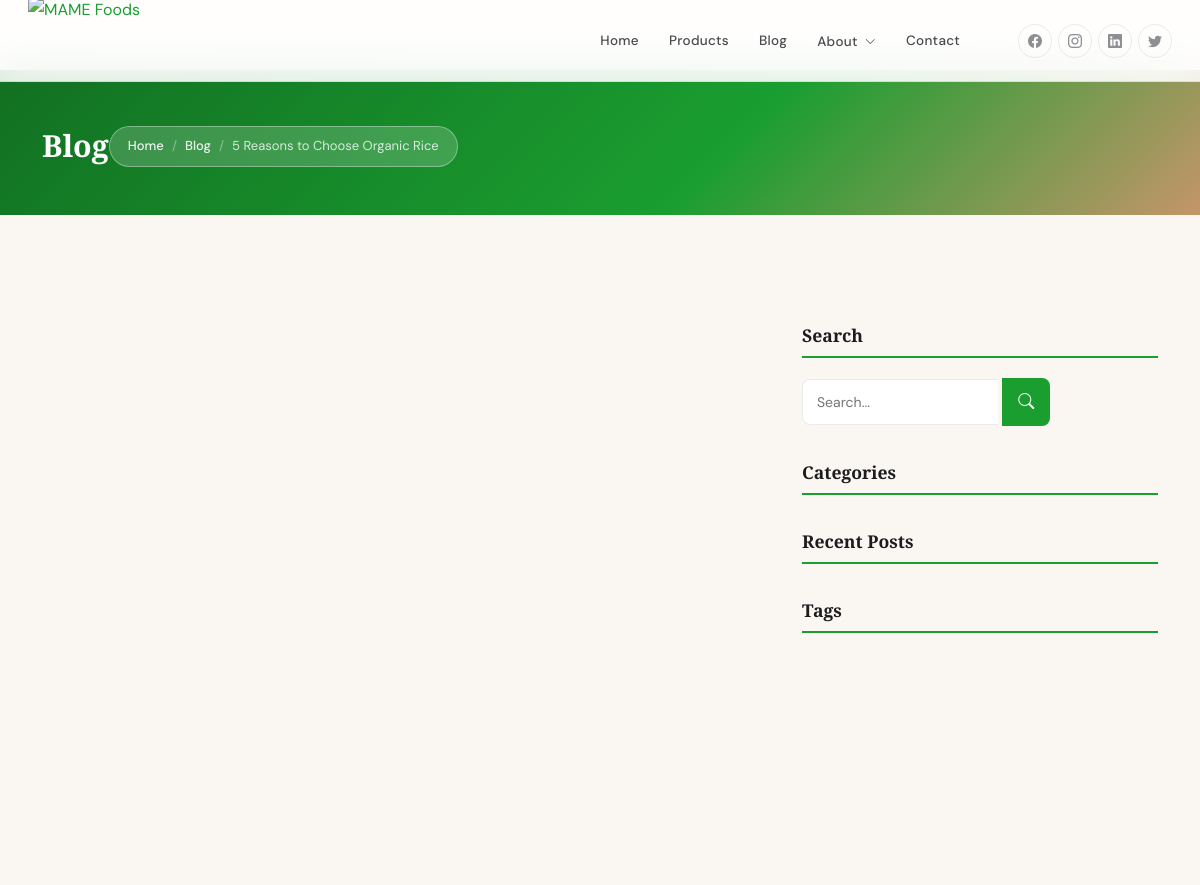
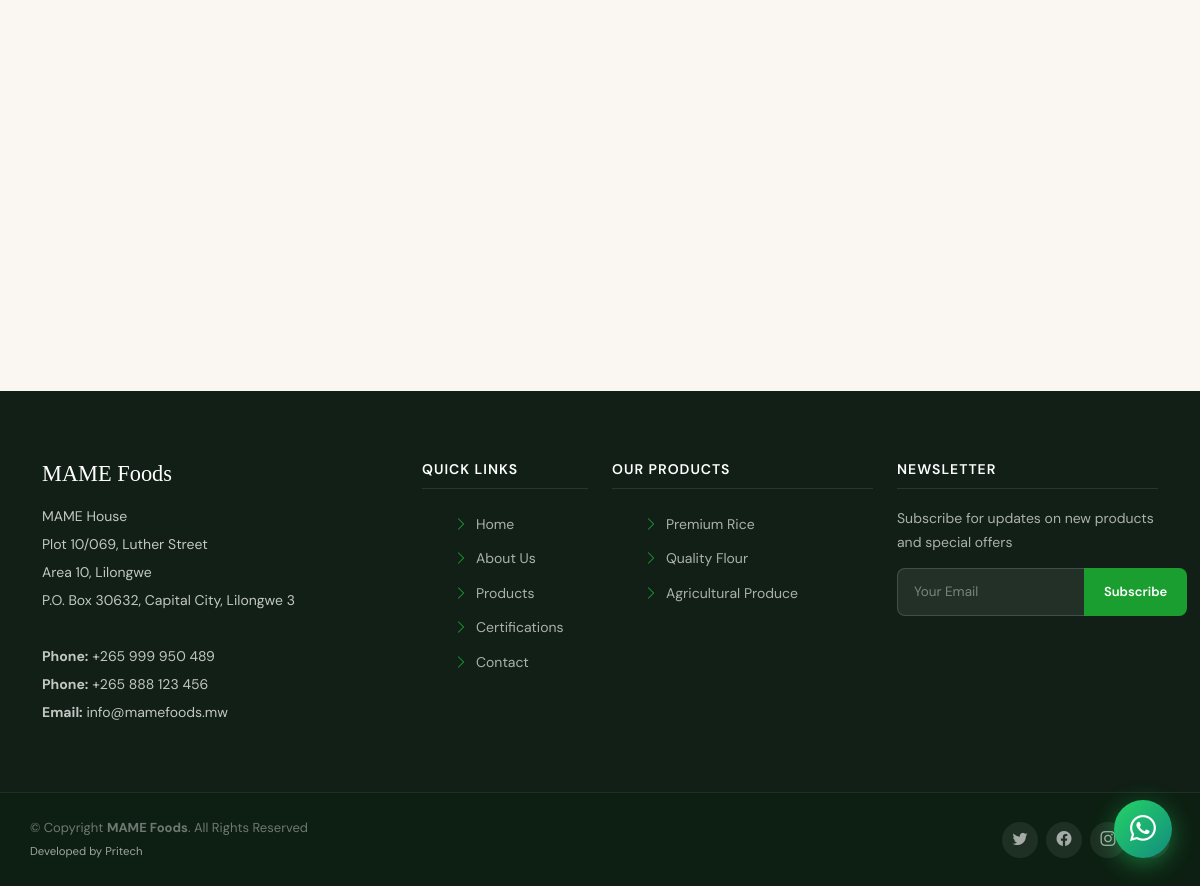
The page /blog/benefits-of-organic-rice/ on the database its author committed (2 pictures, top to bottom).
### main/models.py (models this page shows, shortened)
class BlogPost(models.Model):
    title = models.CharField(max_length=255)
    slug = models.SlugField(unique=True)
    content = models.TextField()
    excerpt = models.TextField(blank=True)
    featured_image = models.ImageField(upload_to='blog/')
    created_at = models.DateTimeField(default=timezone.now)
    updated_at = models.DateTimeField(auto_now=True)
    categories = models.ManyToManyField(Category)
    tags = models.ManyToManyField(Tag)

class SiteConfiguration(models.Model):
    site_name = models.CharField(max_length=100, default="MAME Foods")
    hero_slide1_title = models.CharField(max_length=200, blank=True,
                                         default="Welcome to MAME Foods")
    hero_slide1_subtitle = models.TextField(blank=True,
        default="Producer of Malawi's finest aromatic long grain rice, flour, and agricultural products")
    hero_slide1_image = models.ImageField(upload_to='hero/', blank=True, null=True,
        help_text="Leave empty to use static fallback (img/slide/slide-1.jpg)")
    hero_slide1_button_text = models.CharField(max_length=50, blank=True, default="Discover More")
    hero_slide1_button_link = models.CharField(max_length=200, blank=True, default="#about-us")
    hero_slide2_title = models.CharField(max_length=200, blank=True,
                                         default="Organic & Authentic Taste")
    hero_slide2_subtitle = models.TextField(blank=True,
        default='Experience the original "kumudzi" taste in every product we create')
    hero_slide2_image = models.ImageField(upload_to='hero/', blank=True, null=True)
    hero_slide2_button_text = models.CharField(max_length=50, blank=True, default="Our Products")
    hero_slide2_button_link = models.CharField(max_length=200, blank=True, default="#products")
    hero_slide3_title = models.CharField(max_length=200, blank=True,
                                         default="Quality Certified")
    hero_slide3_subtitle = models.TextField(blank=True,
        default="Pre-certified by Malawi Bureau of Standards with full certification underway")
    hero_slide3_image = models.ImageField(upload_to='hero/', blank=True, null=True)
    hero_slide3_button_text = models.CharField(max_length=50, blank=True, default="Our Certifications")
    hero_slide3_button_link = models.CharField(max_length=200, blank=True, default="#certifications")
    about_title = models.CharField(max_length=200, blank=True, default="About MAME Foods")
    about_subtitle = models.CharField(max_length=200, blank=True,
                                      default="Trusted indigenous brand providing authentic \"kumudzi\" taste")
    about_description = models.TextField(blank=True,
        default="MAME Foods is a producer and supplier of food stuffs in Malawi...")
    about_bullet1 = models.CharField(max_length=200, blank=True,
                                     default="Our rice is pre-certified by the Malawi Bureau of Standards")
    about_bullet2 = models.CharField(max_length=200, blank=True,
                                     default="Substantial progress towards full certification")
    about_bullet3 = models.CharField(max_length=200, blank=True,
                                     default="All products in different phases of certification process")
    about_closing = models.TextField(blank=True,
        default="Our drive is to give you quality organic food stuffs that maintain their original \"kumudzi\" taste at a good price.")
    show_about_section = models.BooleanField(default=True)
    show_products_section = models.BooleanField(default=True)
    show_certifications_section = models.BooleanField(default=True)
    products_section_title = models.CharField(max_length=200, blank=True, default="Our Products")
    products_section_subtitle = models.CharField(max_length=200, blank=True,
                                                 default="Premium quality food products made with care")
    certifications_section_title = models.CharField(max_length=200, blank=True, default="Our Certifications")
    certifications_section_subtitle = models.CharField(max_length=200, blank=True,
                                                       default="Quality assurance and standards compliance")
    contact_address_line1 = models.CharField(max_length=200, blank=True, default="MAME House")
    contact_address_line2 = models.CharField(max_length=200, blank=True,
                                             default="Plot 10/069, Luther Street")
    contact_city = models.CharField(max_length=100, blank=True, default="Area 10, Lilongwe")
    contact_postal = models.CharField(max_length=100, blank=True,
                                      default="P.O. Box 30632, Capital City, Lilongwe 3")
    contact_phone1 = models.CharField(max_length=20, blank=True, default="+265 999 950 489")
    contact_phone2 = models.CharField(max_length=20, blank=True)
    contact_email1 = models.EmailField(blank=True, default="info@mamefoods.mw")
    contact_email2 = models.EmailField(blank=True)
    google_maps_embed_url = models.URLField(
        max_length=1000,
        blank=True,
        default="https://www.google.com/maps/embed?pb=!1m18!1m12!1m3!1d3770.755798307342!2d33.76824441490085!3d-13.983324959861402!2m3!1f0!2f0!3f0!3m2!1i1024!2i768!4f13.1!3m3!1m2!1s0x0%3A0x0!2zMTPCsDU4JzU5LjkiUyAzM8KwNDYnMTUuNSJF!5e0!3m2!1sen!2smw!4v1651234567890!5m2!1sen!2smw")
    whatsapp_number = models.CharField(max_length=20, blank=True,
                                       help_text="Full international number, e.g. +265999950489")
    whatsapp_message = models.TextField(blank=True,
                                        default="Hello MAME Foods! I'd like to know more about your products.")
    facebook_url = models.URLField(blank=True)
    instagram_url = models.URLField(blank=True)
    linkedin_url = models.URLField(blank=True)
    twitter_url = models.URLField(blank=True)
    footer_developer_text = models.CharField(max_length=200,
                                             default="Developed by Pritech",
                                             help_text="Appears in the copyright line")
    footer_developer_url = models.URLField(blank=True, help_text="Optional link for the developer")
    @classmethod
    def load(cls):
        obj, created = cls.objects.get_or_create(pk=1)
        return obj

### main/views.py (the view)
# urls.py: path('blog/<slug:slug>/', views.blog_detail, name='blog_detail'),
def blog_detail(request, slug):
    post = get_object_or_404(BlogPost, slug=slug)
    return render(request, 'main/blog-single.html', {'post': post})

### main/context_processors.py (called while the page is built)
def site_config(request):
    return {'site_config': SiteConfiguration.load()}

### templates/main/blog-single.html (shortened to what this page needs)
{% extends 'main/base.html' %}
{% load static %}
{% block content %}
<section id="breadcrumbs" class="breadcrumbs">
  <div class="container">
    <div class="d-flex justify-content-between align-items-center">
      <h2>Blog</h2>
      <ol>
        <li><a href="{% url 'index' %}">Home</a></li>
        <li><a href="{% url 'blog_list' %}">Blog</a></li>
        <li>{{ post.title }}</li>
      </ol>
    </div>
  </div>
</section>
<section id="blog" class="blog">
  <div class="container">
    <div class="row">
      <div class="col-lg-8 entries">
      </div>
      <div class="col-lg-4">
        <div class="sidebar">
          <h3 class="sidebar-title">Search</h3>
          <div class="sidebar-item search-form">
            <form action="#">
              <input type="text" name="search" placeholder="Search...">
              <button type="submit"><i class="bi bi-search"></i></button>
            </form>
          </div>
          <h3 class="sidebar-title">Categories</h3>
          <h3 class="sidebar-title">Recent Posts</h3>
          <h3 class="sidebar-title">Tags</h3>
        </div>
      </div>
    </div>
  </div>
</section>
{% endblock %}

### templates/main/base.html (shortened to what this page needs)
{% load static %}
<!DOCTYPE html>
<html lang="en">
<head>
  <link href="https://cdn.jsdelivr.net/npm/bootstrap@5.3.3/dist/css/bootstrap.min.css" rel="stylesheet">
  <link href="https://cdn.jsdelivr.net/npm/bootstrap-icons@1.11.3/font/bootstrap-icons.min.css" rel="stylesheet">
  <link href="https://cdn.jsdelivr.net/npm/boxicons@2.1.4/css/boxicons.min.css" rel="stylesheet">
  <link href="https://cdnjs.cloudflare.com/ajax/libs/animate.css/4.1.1/animate.min.css" rel="stylesheet">
  <link href="https://cdn.jsdelivr.net/npm/glightbox@3.3.0/dist/css/glightbox.min.css" rel="stylesheet">
  <link href="https://cdn.jsdelivr.net/npm/swiper@11.0.5/swiper-bundle.min.css" rel="stylesheet">
  <link href="{% static 'css/style.css' %}" rel="stylesheet">
</head>
<body>
<header id="site-header">
  <div class="hdr-inner">
    <a href="{% url 'index' %}" class="hdr-logo"><img src="{% static 'img/logo.png' %}" alt="{{ site_config.site_name }}"></a>
    <nav class="hdr-nav">
      <a href="{% url 'index' %}" class="hdr-link {% if request.path == '/' %}hdr-active{% endif %}">Home</a>
      <a href="{% url 'products' %}" class="hdr-link {% if request.path == '/products/' %}hdr-active{% endif %}">Products</a>
      <a href="{% url 'blog_list' %}" class="hdr-link {% if request.path == '/blog/' %}hdr-active{% endif %}">Blog</a>
      <div class="hdr-dropdown">
        <a href="#" class="hdr-link {% if '/about' in request.path %}hdr-active{% endif %}">About <i class="bi bi-chevron-down" style="font-size:11px;margin-left:3px;"></i></a>
      </div>
      <a href="{% url 'contact' %}" class="hdr-link {% if request.path == '/contact/' %}hdr-active{% endif %}">Contact</a>
    </nav>
    <div class="hdr-right">
      <div class="hdr-socials">
        {% if site_config.facebook_url %}<a href="{{ site_config.facebook_url }}" target="_blank"><i class="bi bi-facebook"></i></a>{% endif %}
        {% if site_config.instagram_url %}<a href="{{ site_config.instagram_url }}" target="_blank"><i class="bi bi-instagram"></i></a>{% endif %}
        {% if site_config.linkedin_url %}<a href="{{ site_config.linkedin_url }}" target="_blank"><i class="bi bi-linkedin"></i></a>{% endif %}
        {% if site_config.twitter_url %}<a href="{{ site_config.twitter_url }}" target="_blank"><i class="bi bi-twitter"></i></a>{% endif %}
      </div>
    </div>
  </div>
</header>
{% block content %}{% endblock %}
<footer id="footer">
  <div class="footer-top">
    <div class="container">
      <div class="row">
        <div class="col-lg-4 col-md-6 footer-contact mb-4 mb-lg-0">
          <h3>{{ site_config.site_name }}</h3>
          <p>{{ site_config.contact_address_line1 }}<br>{{ site_config.contact_address_line2 }}<br>{{ site_config.contact_city }}<br>{{ site_config.contact_postal }}<br><br>
          {% if site_config.contact_phone1 %}<strong>Phone:</strong> {{ site_config.contact_phone1 }}<br>{% endif %}
          {% if site_config.contact_phone2 %}<strong>Phone:</strong> {{ site_config.contact_phone2 }}<br>{% endif %}
          <strong>Email:</strong> {{ site_config.contact_email1 }}</p>
        </div>
        <div class="col-lg-2 col-md-6 footer-links mb-4 mb-lg-0">
          <h4>Quick Links</h4>
          <ul>
            <li><i class="bi bi-chevron-right"></i> <a href="{% url 'index' %}">Home</a></li>
            <li><i class="bi bi-chevron-right"></i> <a href="{% url 'about' %}">About Us</a></li>
            <li><i class="bi bi-chevron-right"></i> <a href="{% url 'products' %}">Products</a></li>
            <li><i class="bi bi-chevron-right"></i> <a href="{% url 'about' %}#certifications">Certifications</a></li>
            <li><i class="bi bi-chevron-right"></i> <a href="{% url 'contact' %}">Contact</a></li>
          </ul>
        </div>
        <div class="col-lg-3 col-md-6 footer-links mb-4 mb-lg-0">
          <h4>Our Products</h4>
          <ul>
            <li><i class="bi bi-chevron-right"></i> <a href="{% url 'products' %}#rice">Premium Rice</a></li>
            <li><i class="bi bi-chevron-right"></i> <a href="{% url 'products' %}#flour">Quality Flour</a></li>
            <li><i class="bi bi-chevron-right"></i> <a href="{% url 'products' %}#produce">Agricultural Produce</a></li>
          </ul>
        </div>
        <div class="col-lg-3 col-md-6 footer-newsletter">
          <h4>Newsletter</h4>
          <p>Subscribe for updates on new products and special offers</p>
          <form action="#" method="post">{% csrf_token %}
            <input type="email" name="email" placeholder="Your Email" required>
            <input type="submit" value="Subscribe">
          </form>
        </div>
      </div>
    </div>
  </div>
  <div class="footer-bottom container d-md-flex py-4 align-items-center">
    <div class="me-md-auto text-center text-md-start">
      <div class="copyright">&copy; Copyright <strong>{{ site_config.site_name }}</strong>. All Rights Reserved<br>
        <small>{% if site_config.footer_developer_url %}<a href="{{ site_config.footer_developer_url }}" target="_blank" rel="noopener noreferrer">{{ site_config.footer_developer_text }}</a>{% else %}{{ site_config.footer_developer_text }}{% endif %}</small>
      </div>
    </div>
    <div class="social-links text-center text-md-end pt-3 pt-md-0">
      {% if site_config.twitter_url %}<a href="{{ site_config.twitter_url }}" target="_blank"><i class="bi bi-twitter"></i></a>{% endif %}
      {% if site_config.facebook_url %}<a href="{{ site_config.facebook_url }}" target="_blank"><i class="bi bi-facebook"></i></a>{% endif %}
      {% if site_config.instagram_url %}<a href="{{ site_config.instagram_url }}" target="_blank"><i class="bi bi-instagram"></i></a>{% endif %}
      {% if site_config.linkedin_url %}<a href="{{ site_config.linkedin_url }}" target="_blank"><i class="bi bi-linkedin"></i></a>{% endif %}
    </div>
  </div>
</footer>
{% if site_config.whatsapp_number %}
<a href="https://wa.me/{{ site_config.whatsapp_number|cut:'+'|cut:' ' }}?text={{ site_config.whatsapp_message|urlencode }}"
   class="whatsapp-float" target="_blank" rel="noopener noreferrer" id="whatsapp-button">
  <i class="bi bi-whatsapp"></i>
</a>
{% endif %}
</body>
</html>

### rows shown on the page
BlogPost: title "5 Reasons to Choose Organic Rice"
SiteConfiguration: site_name "MAME Foods", contact_address_line1 "MAME House", contact_address_line2 "Plot 10/069, Luther Street", contact_city "Area 10, Lilongwe", contact_postal "P.O. Box 30632, Capital City, Lilongwe 3", contact_phone1 "+265 999 950 489", contact_phone2 "+265 888 123 456", contact_email1 "info@mamefoods.mw", footer_developer_text "Developed by Pritech"
